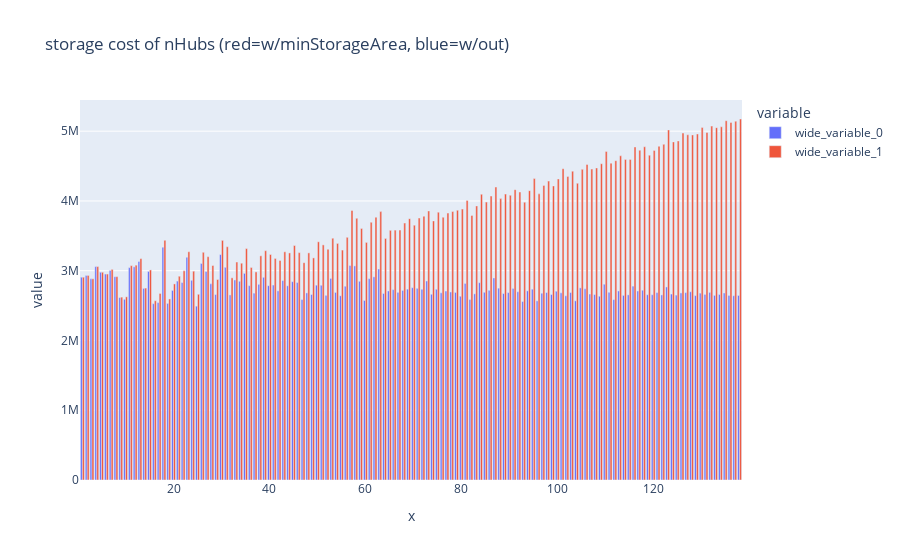

Here is the notebook cell this chart was saved with:
### Code cell
px.bar(x=storageCostDict.keys(), y=[storageCosts[:, 0], storageCosts[:, 1]], barmode='group', title='storage cost of nHubs (red=w/minStorageArea, blue=w/out)')

### Figure 1 — Plotly figure (JSON) as saved in the notebook; plotly's stock layout.template omitted (floating-point values rounded to 4 significant figures; data arrays with more than 128 entries replaced by an {"elided": "..."} marker saying what was removed)
{"data": [{"alignmentgroup": "True", "hovertemplate": "variable=wide_variable_0<br>x=%{x}<br>value=%{y}<extra></extra>", "legendgroup": "wide_variable_0", "marker": {"color": "#636efa", "pattern": {"shape": ""}}, "name": "wide_variable_0", "offsetgroup": "wide_variable_0", "orientation": "v", "showlegend": true, "textposition": "auto", "type": "bar", "x": {"elided": "138 int values"}, "xaxis": "x", "y": {"elided": "138 float values"}, "yaxis": "y"}, {"alignmentgroup": "True", "hovertemplate": "variable=wide_variable_1<br>x=%{x}<br>value=%{y}<extra></extra>", "legendgroup": "wide_variable_1", "marker": {"color": "#EF553B", "pattern": {"shape": ""}}, "name": "wide_variable_1", "offsetgroup": "wide_variable_1", "orientation": "v", "showlegend": true, "textposition": "auto", "type": "bar", "x": {"elided": "138 int values"}, "xaxis": "x", "y": {"elided": "138 float values"}, "yaxis": "y"}], "layout": {"autosize": true, "barmode": "group", "legend": {"title": {"text": "variable"}, "tracegroupgap": 0}, "title": {"text": "storage cost of nHubs (red=w/minStorageArea, blue=w/out)"}, "xaxis": {"anchor": "y", "autorange": true, "domain": [0, 1], "range": [0.5, 138.5], "title": {"text": "x"}, "type": "linear"}, "yaxis": {"anchor": "x", "autorange": true, "domain": [0, 1], "range": [0, 5447000.0], "title": {"text": "value"}, "type": "linear"}}}
